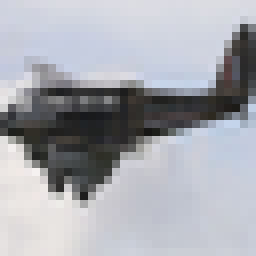
#> input picture 08_image_classification/data/cifar10/train/airplane/0057.png, 32 x 32 px (shown 8 times larger); its folder holds only this picture in this run
$ python eda.py
#> lines starting #> are read from the running program, lines starting #| are printed output that depends on the picture
"""
Exploratory Data Analysis for CIFAR-10 Image Classification.
Analyzes dataset balance, RGB channel distributions, and renders ASCII visual previews.
"""

import os
from PIL import Image
import numpy as np


def print_banner(text: str, char: str = "=", width: int = 75):
    print("\n" + char * width)
    print(f" {text}")
    print(char * width)


CIFAR10_CLASSES = [
    "airplane", "automobile", "bird", "cat", "deer",
    "dog", "frog", "horse", "ship", "truck"
]

CLASS_EMOJIS = {
    "airplane": "✈️", "automobile": "🚗", "bird": "🐦", "cat": "🐱", "deer": "🦌",
    "dog": "🐶", "frog": "🐸", "horse": "🐴", "ship": "🚢", "truck": "🚚"
}

ASCII_RAMP = " .:-=+*#%@"


def rgb_to_ascii(img: Image.Image, width: int = 32) -> str:
    """Converts 32x32 image to ASCII art."""
    img_gray = img.convert("L").resize((width, int(width / 2)))
    pixels = np.array(img_gray)
    lines = []
    for row in pixels:
        line = "".join([ASCII_RAMP[int((val / 255) * (len(ASCII_RAMP) - 1))] for val in row])
        lines.append("    " + line)
    return "\n".join(lines)


def main():
    print_banner("🖼️ PROJECT 08: CIFAR-10 IMAGE CLASSIFICATION - EDA 🖼️")

    data_dir = os.path.join(os.path.dirname(__file__), "data", "cifar10")
    train_dir = os.path.join(data_dir, "train")
    test_dir = os.path.join(data_dir, "test")

    if not os.path.exists(train_dir):
        print(f"Dataset not extracted yet in '{data_dir}'. Please ensure cifar10 data is downloaded.")
        return

    # 1. Dataset Dimensions & Class Balance
    print_banner("1. DATASET DIMENSIONS & CLASS BALANCE")
    train_counts = {}
    test_counts = {}

    for c in CIFAR10_CLASSES:
        c_train = os.path.join(train_dir, c)
        c_test = os.path.join(test_dir, c)
        train_counts[c] = len(os.listdir(c_train)) if os.path.exists(c_train) else 0
        test_counts[c] = len(os.listdir(c_test)) if os.path.exists(c_test) else 0

    total_train = sum(train_counts.values())
    total_test = sum(test_counts.values())

    print(f"  • Total Training Images : {total_train:,} (5,000 per class)")
    print(f"  • Total Test Images     : {total_test:,} (1,000 per class)")
    print(f"  • Total Dataset Size    : {total_train + total_test:,} color images (100% perfectly balanced)\n")

    print(f"{'Class Name':<16} | {'Icon':<5} | {'Train Images':<14} | {'Test Images':<14} | {'Visual Balance'}")
    print("-" * 75)
    for c in CIFAR10_CLASSES:
        emoji = CLASS_EMOJIS.get(c, "")
        tr_c = train_counts.get(c, 0)
        te_c = test_counts.get(c, 0)
        bar = "█" * 15
        print(f"  {c:<14} | {emoji:<5} | {tr_c:>6,} images  | {te_c:>6,} images  | {bar}")

    # 2. Image Structure & Tensor Dimensions
    print_banner("2. IMAGE PROPERTIES & RGB COLOR DISTRIBUTION")
    sample_class = "airplane"
    sample_files = os.listdir(os.path.join(train_dir, sample_class))
    sample_path = os.path.join(train_dir, sample_class, sample_files[0])
    img = Image.open(sample_path)
#> img is the input picture: PIL image 32x32 RGB; mean R, G, B 167.3, 169.2, 175.9

    print(f"  • Image Dimensions      : {img.size[0]} x {img.size[1]} pixels (Width x Height)")
#|   • Image Dimensions      : 32 x 32 pixels (Width x Height)
    print(f"  • Color Channels        : 3 channels (Red, Green, Blue)")
    print(f"  • Total Pixels per Image: {img.size[0] * img.size[1] * 3:,} values (Flattened: 3,072 dimensions)")
#|   • Total Pixels per Image: 3,072 values (Flattened: 3,072 dimensions)
    print("  • Standard Normalization: Means=[0.4914, 0.4822, 0.4465], Stds=[0.2470, 0.2435, 0.2616]")

    # 3. ASCII Visual Previews of Real Samples
    print_banner("3. TERMINAL ASCII IMAGE PREVIEWS (Real CIFAR-10 Samples)")
    preview_classes = ["airplane", "frog", "ship", "automobile"]

    for c in preview_classes:
        c_folder = os.path.join(train_dir, c)
        files = [f for f in os.listdir(c_folder) if f.endswith(".png")]
        if files:
            img_p = Image.open(os.path.join(c_folder, files[0]))
            print(f"\n  Sample Class: {c.upper()} {CLASS_EMOJIS[c]} (File: {files[0]}):")
            print(rgb_to_ascii(img_p, width=32))
#> in rgb_to_ascii, `img_gray = img.convert("L").resize((width, int(width / 2)))`:
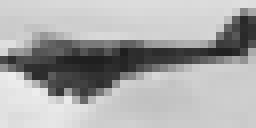
#> img_gray: PIL image 32x16 L (shown 8 times larger); min 30, max 237, mean 169.4
#> the loop in rgb_to_ascii, `for row in pixels:` made 16 passes
#> after the loop in rgb_to_ascii, `for row in pixels:`: lines = 16 items

    # 4. Deep Learning Insights
    print_banner("4. CONVOLUTIONAL NEURAL NETWORK (CNN) IMPLICATIONS")
    print("  • 32x32 resolution is low: traditional ML (KNN/Trees) struggles because pixel")
    print("    coordinates shift when objects rotate or translate.")
    print("  • 2D Convolutions use local receptive fields (3x3 filters) that slide across the image,")
    print("    providing translation invariance and spatial pattern detection.")
    print("  • Deeper feature hierarchy: Layer 1 learns edges/hues -> Layer 2 learns textures/contours")
    print("    -> Layer 3 learns complex object silhouettes (wings, wheels, animal ears).\n")


if __name__ == "__main__":
#> (the run stopped early here; a loop or call above may not have finished)
